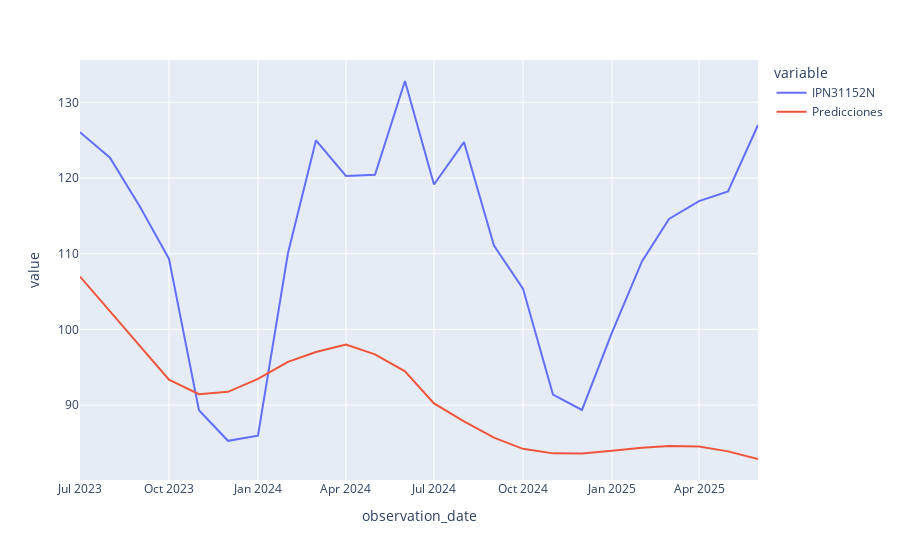

The notebook cell saved with this chart:
### Code cell
fig = px.line(prueba)
fig.show()
